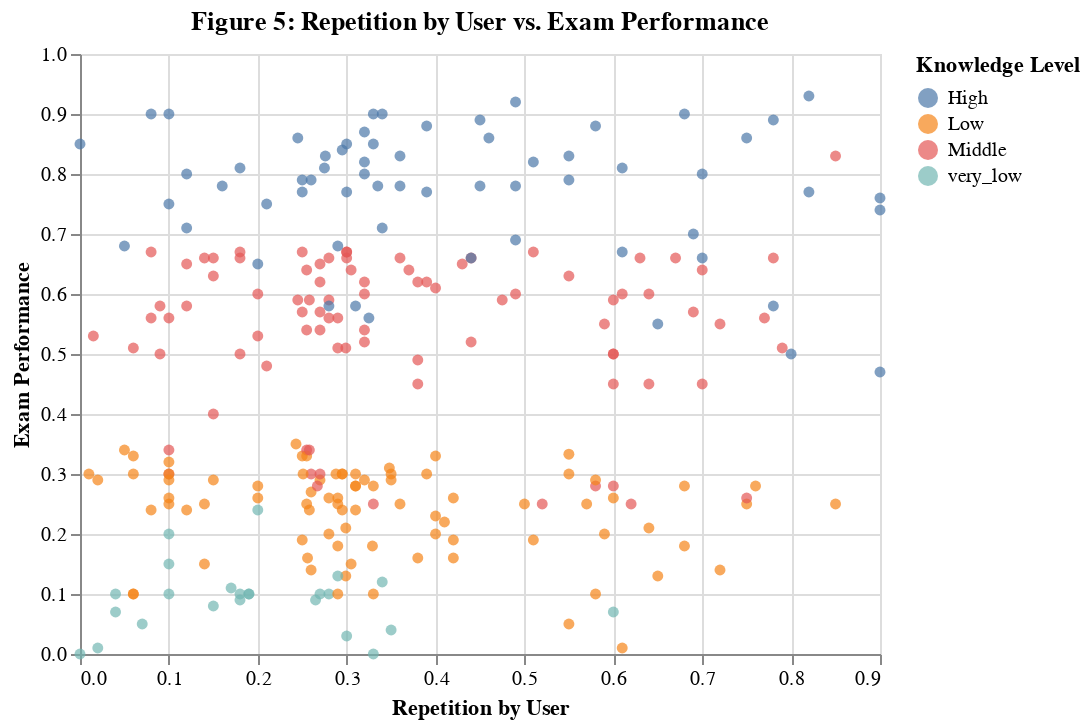

Notebook code for this chart:
### Markdown cell above
### Repetition by User vs. Exam Performance:

### Code cell
repByUser_examPerf_plot = alt.Chart(knowledge_training_final, title = "Figure 5: Repetition by User vs. Exam Performance").mark_circle().encode(
    x=alt.X("repetition_by_user:Q", title="Repetition by User"),  
    y=alt.Y("exam_performance:Q", title="Exam Performance"), 
    color=alt.Color("knowledge:N", title="Knowledge Level") 
)
repByUser_examPerf_plot

### Figure 1 — Vega-Lite specification as saved in the notebook (floating-point values rounded to 4 significant figures; data arrays with more than 128 entries replaced by an {"elided": "..."} marker saying what was removed)
{"config": {"view": {"continuousWidth": 400, "continuousHeight": 300}}, "data": {"name": "data-848e488d9776585eaa4bac621f89d23c"}, "mark": "circle", "encoding": {"color": {"field": "knowledge", "title": "Knowledge Level", "type": "nominal"}, "x": {"field": "repetition_by_user", "title": "Repetition by User", "type": "quantitative"}, "y": {"field": "exam_performance", "title": "Exam Performance", "type": "quantitative"}}, "title": "Figure 5: Repetition by User vs. Exam Performance", "$schema": "https://vega.github.io/schema/vega-lite/v4.17.0.json", "datasets": {"data-848e488d9776585eaa4bac621f89d23c": {"elided": "258 records"}}}
